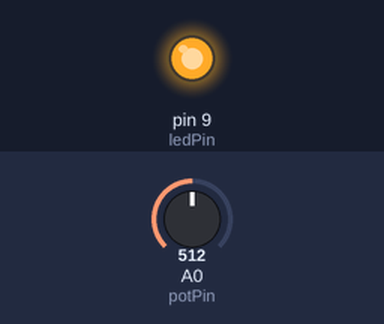
This sketch was run on a simulated Arduino Uno, built with avr-gcc and run on an emulated ATmega328P. On the bench: output pins drawn as LEDs (lit = HIGH). The inputs (shaded band) are chosen by the test bench; at power-on: A0 (potPin) = 512. What the sketch prints to the serial monitor is not drawn.

Above: at 0.12 s.
At 2.7 s:
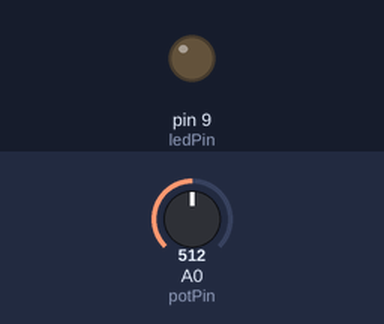
Timing chart, 0 to 6.2 s (numbered marks = the images above):
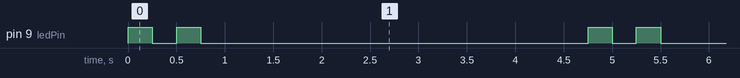

The sketch:

Transmitter.ino
```cpp
const int potPin = A0;
const int ledPin = 9;

void setup() {
  pinMode(ledPin, OUTPUT);
  Serial.begin(9600);
}

void loop() {
  int potValue = analogRead(potPin);
  Serial.print("Potentiometer Value: "); Serial.println(potValue);

  int command = map(potValue, 0, 1023, 0, 3);

  Serial.print("Command: "); Serial.println(command);

  for (int i = 1; i >= 0; --i) {
    digitalWrite(ledPin, HIGH);
    delay(250);
    digitalWrite(ledPin, LOW);
    delay((command & (1 << i)) ? 1000 : 250);
  }

  delay(3000);
}
```

Measured:
- by itself, pin 9 (ledPin): repeats every 4.8 s: LOW 0.25 s, HIGH 0.25 s, LOW 4.0 s, HIGH 0.25 s
- by itself, everything shown: repeats every 4.8 s, in 4 steps
